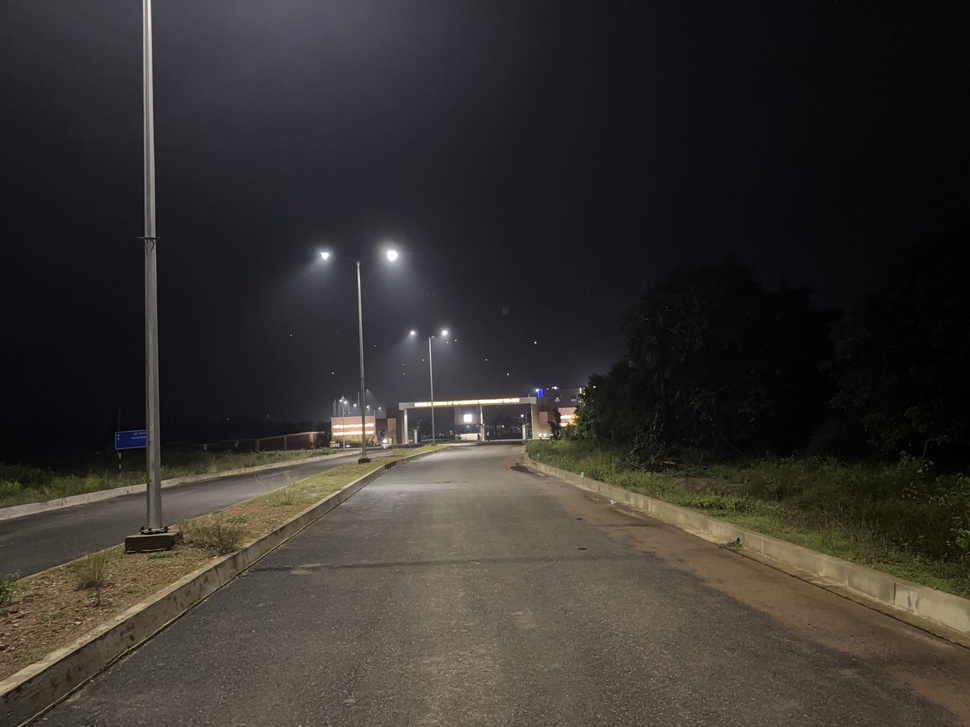
#> input picture images/re7.JPG, 970 x 727 px, shrunk from 4032 x 3024 before the run, found by its file name
$ python jpg.py
#> lines starting #> are read from the running program, lines starting #| are printed output that depends on the picture
import cv2
import numpy as np
from scipy.fftpack import dct
import heapq
from collections import Counter

# -----------------------------
# 1. COLOR TRANSFORM (RGB → YCbCr)
# -----------------------------
def rgb_to_ycbcr(img):
    img = img.astype(np.float32)

    Y  =  0.299*img[:,:,2] + 0.587*img[:,:,1] + 0.114*img[:,:,0]
    Cb = -0.1687*img[:,:,2] - 0.3313*img[:,:,1] + 0.5*img[:,:,0] + 128
    Cr =  0.5*img[:,:,2] - 0.4187*img[:,:,1] - 0.0813*img[:,:,0] + 128

    return Y, Cb, Cr


# -----------------------------
# 2. DOWN-SAMPLING (4:2:0)
# -----------------------------
def downsample(channel):
    return channel[::2, ::2]


# -----------------------------
# 3. BLOCK SPLITTING (8×8)
# -----------------------------
def split_blocks(channel):
    h, w = channel.shape
    blocks = []

    for i in range(0, h, 8):
        for j in range(0, w, 8):
            block = channel[i:i+8, j:j+8]

            if block.shape == (8, 8):
                blocks.append(block)

    return blocks


# -----------------------------
# 4. FORWARD DCT
# -----------------------------
def dct2(block):
    return dct(dct(block.T, norm='ortho').T, norm='ortho')


# -----------------------------
# 5. QUANTIZATION
# -----------------------------
Q = np.array([
 [16,11,10,16,24,40,51,61],
 [12,12,14,19,26,58,60,55],
 [14,13,16,24,40,57,69,56],
 [14,17,22,29,51,87,80,62],
 [18,22,37,56,68,109,103,77],
 [24,35,55,64,81,104,113,92],
 [49,64,78,87,103,121,120,101],
 [72,92,95,98,112,100,103,99]
])

def quantize(block):
    return np.round(block / Q).astype(int)


# -----------------------------
# 6. ZIGZAG SCAN
# -----------------------------
def zigzag(block):
    h, w = block.shape
    result = []

    for s in range(h + w - 1):  #s = diagonal index.
        if s % 2 == 0:  #Even diagonal → upward
            for i in range(s+1):
                j = s - i
                if i < h and j < w:
                    result.append(block[i][j])
        else:
            for i in range(s+1):
                j = s - i
                if j < h and i < w:
                    result.append(block[j][i])

    return result


# -----------------------------
# 7. HUFFMAN ENCODING
# -----------------------------
class Node:
    def __init__(self, symbol, freq):
        self.symbol = symbol
        self.freq = freq
        self.left = None
        self.right = None

    def __lt__(self, other):
        return self.freq < other.freq


def build_huffman(data):
    freq = Counter(data)
    heap = [Node(sym, f) for sym, f in freq.items()]
    heapq.heapify(heap)

    while len(heap) > 1:
        n1 = heapq.heappop(heap)
        n2 = heapq.heappop(heap)

        merged = Node(None, n1.freq + n2.freq)
        merged.left = n1
        merged.right = n2
        heapq.heappush(heap, merged)

    return heap[0]


def generate_codes(node, prefix="", codebook={}):
    if node is None:
        return

    if node.symbol is not None:
        codebook[node.symbol] = prefix

    generate_codes(node.left, prefix+"0", codebook)
    generate_codes(node.right, prefix+"1", codebook)

    return codebook


def huffman_encode(data):
    tree = build_huffman(data)
    codebook = generate_codes(tree)

    encoded = "".join(codebook[symbol] for symbol in data)

    return encoded, codebook


# -----------------------------
# MAIN JPEG COMPRESSION
# -----------------------------
def jpeg_compress(image_path):

    # Read image
#> called with image_path = 'test_sample/re7.JPG'
    img = cv2.imread(image_path)
#> img is the input picture: shape (727, 970, 3); mean B, G, R 47.6, 50.9, 54.3

    # Resize to multiple of 16
    h, w, _ = img.shape
    img = img[:h - h%16, :w - w%16]
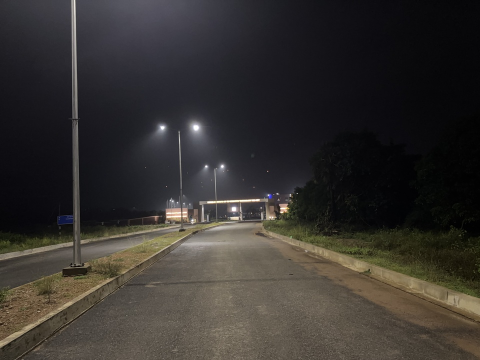
#> img: shape (720, 960, 3) (shown at 1/2 size); mean B, G, R 47.7, 50.9, 54.3

    # 1. Color Transform
    Y, Cb, Cr = rgb_to_ycbcr(img)
#> in rgb_to_ycbcr, `Y  =  0.299*img[:,:,2] + 0.587*img[:,:,1] + 0.114*img[:,:,0]`:
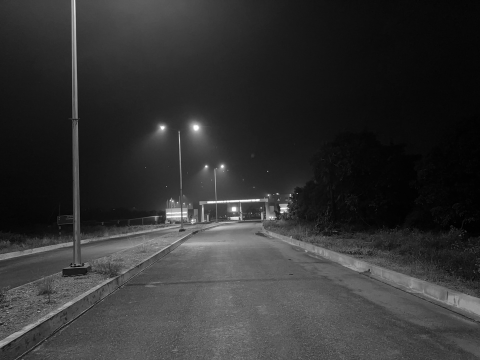
#> Y: shape (720, 960) float32 (shown at 1/2 size); min 0, max 255, mean 51.5
#> in rgb_to_ycbcr, `Cb = -0.1687*img[:,:,2] - 0.3313*img[:,:,1] + 0.5*img[:,:,0] + 128`:
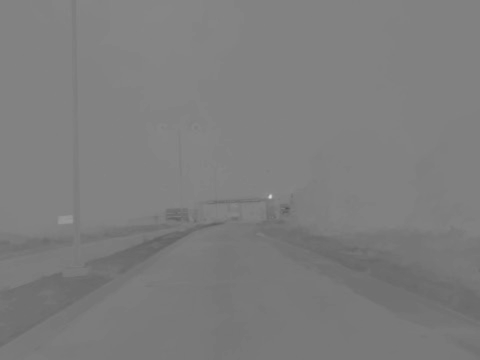
#> Cb: shape (720, 960) float32 (shown at 1/2 size); min 80.11, max 217.7, mean 125.8
#> in rgb_to_ycbcr, `Cr =  0.5*img[:,:,2] - 0.4187*img[:,:,1] - 0.0813*img[:,:,0] + 128`:
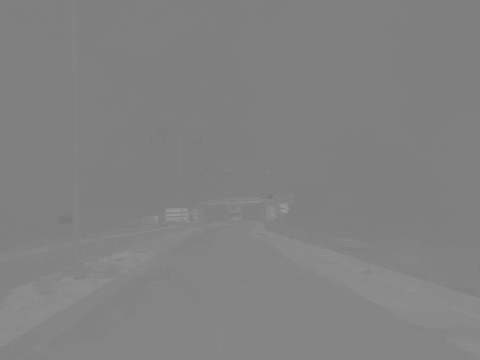
#> Cr: shape (720, 960) float32 (shown at 1/2 size); min 112.9, max 156, mean 130

    # 2. Downsample chroma
    Cb_ds = downsample(Cb)
    Cr_ds = downsample(Cr)

    channels = [Y, Cb_ds, Cr_ds]
    all_coeffs = []

    for ch in channels:

        # Level shift
        ch = ch - 128

        # 3. Split into 8×8 blocks
        blocks = split_blocks(ch)

        for block in blocks:

            # 4. Forward DCT
            dct_block = dct2(block)

            # 5. Quantization
            q_block = quantize(dct_block)

            # 6. Zigzag
            zz = zigzag(q_block)

            all_coeffs.extend(zz)
#> this loop made 3 passes
#> pass 2, in jpeg_compress, `ch = ch - 128`:
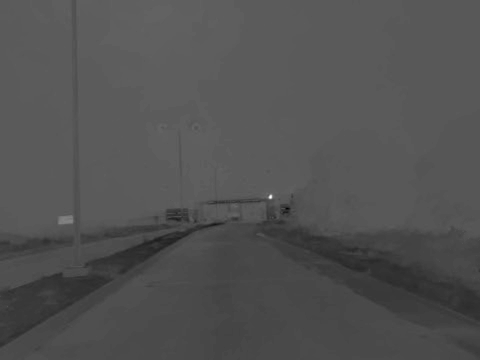
#> ch: shape (360, 480) float32; min -46.08, max 89.67, mean -2.1; drawn with min black and max white
#> pass 3, in jpeg_compress, `ch = ch - 128`:
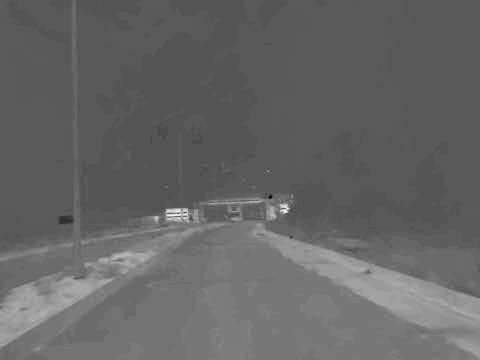
#> ch: shape (360, 480) float32; min -15.05, max 27.68, mean 2; drawn with min black and max white

    # 7. Huffman Encoding → Compressed Data
    bitstream, codebook = huffman_encode(all_coeffs)
#> the loop in build_huffman, `while len(heap) > 1:` made 108 passes

    return bitstream, codebook


# -----------------------------
# RUN
# -----------------------------
if __name__ == "__main__":
    import sys

    # Use command-line argument if provided, otherwise use test image
    if len(sys.argv) > 1:
        image_path = sys.argv[1]
    else:
        image_path = "test_sample/re7.JPG"

    print(f"Compressing: {image_path}")
    compressed_data, codes = jpeg_compress(image_path)

    print("Compressed Bitstream Length:", len(compressed_data))
#| Compressed Bitstream Length: 1257482
    print("Sample Bitstream (first 500 bits):")
    print(compressed_data[:500])
#> (printed output is left out)

$ run again, with images/re2.jpg copied over images/re7.JPG
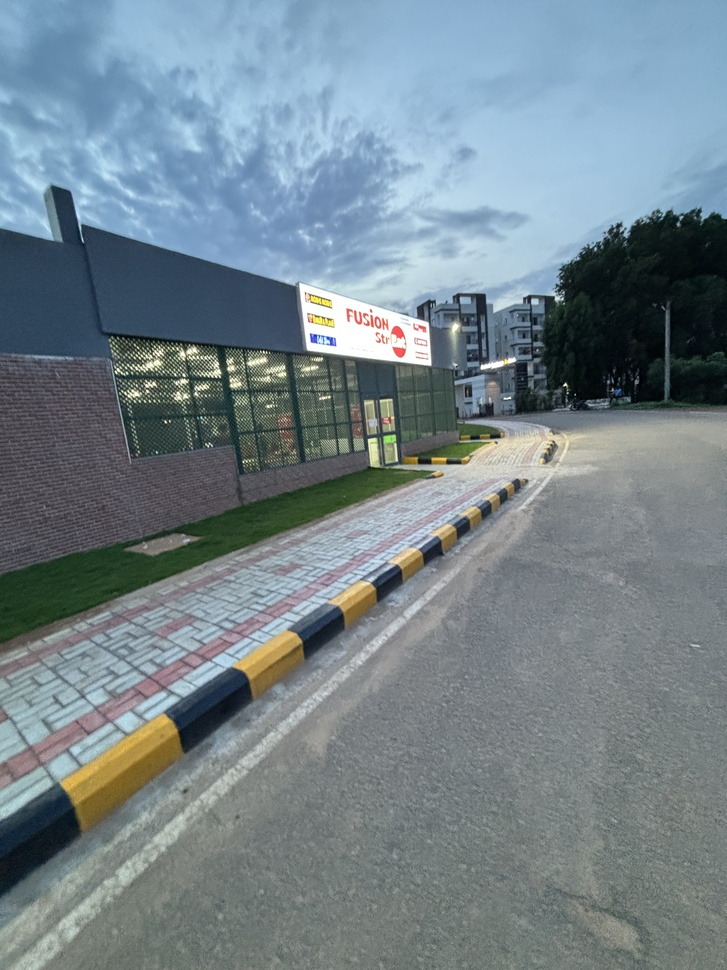
#> input picture images/re2.jpg, 727 x 970 px, shrunk from 3024 x 4032 before the run, found by its file name
#> in jpeg_compress, img is the input picture: shape (970, 727, 3); mean B, G, R 139, 131.8, 117
#> in rgb_to_ycbcr, `Cr =  0.5*img[:,:,2] - 0.4187*img[:,:,1] - 0.0813*img[:,:,0] + 128`:
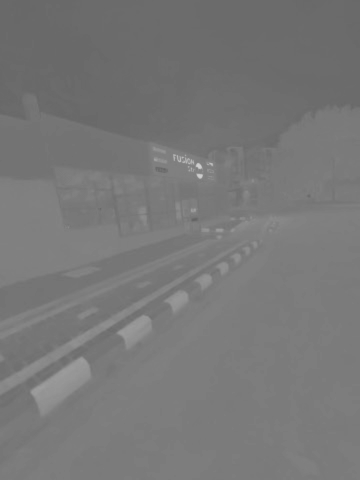
#> Cr: shape (960, 720) float32 (shown at 1/2 size); min 99.91, max 212.3, mean 120
#> the loop in jpeg_compress, `for ch in channels:` made 3 passes
#> pass 3, in jpeg_compress, `ch = ch - 128`:
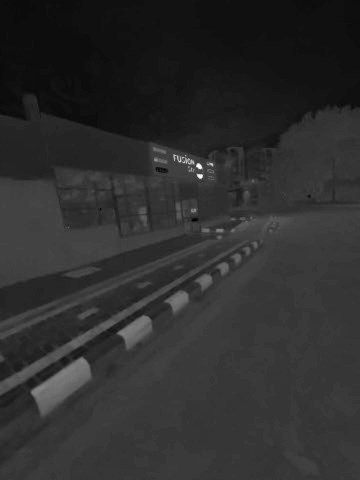
#> ch: shape (480, 360) float32; min -27.92, max 81.92, mean -8; drawn with min black and max white
#> the loop in build_huffman, `while len(heap) > 1:` made 122 passes
#| Compressed Bitstream Length: 1379515
#> (printed output is left out)

$ run again, with images/re4.jpg copied over images/re7.JPG
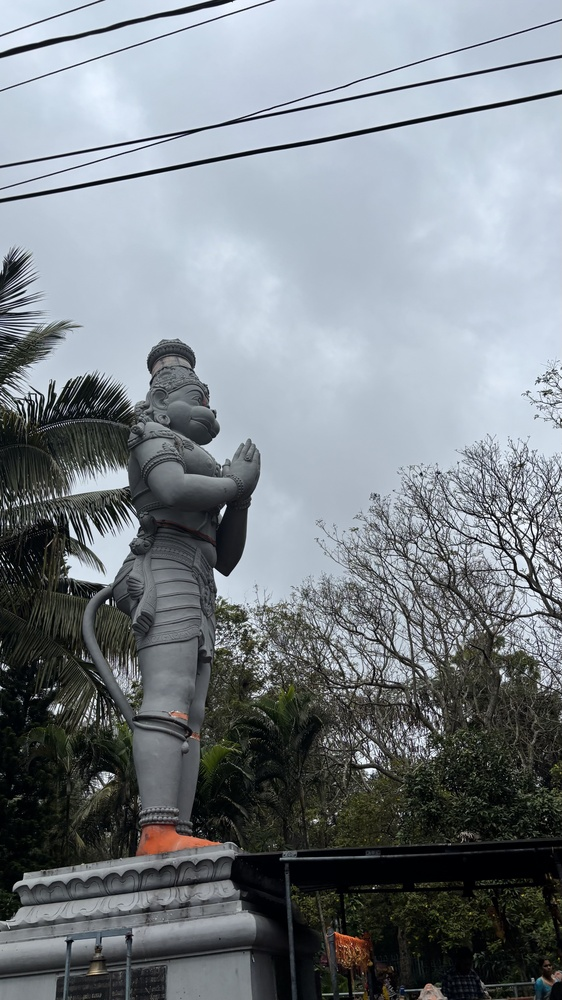
#> input picture images/re4.jpg, 562 x 1000 px, shrunk from 3213 x 5712 before the run, found by its file name
#> in jpeg_compress, img is the input picture: shape (1000, 562, 3); mean B, G, R 135.6, 129.7, 122.8
#> in rgb_to_ycbcr, `Cb = -0.1687*img[:,:,2] - 0.3313*img[:,:,1] + 0.5*img[:,:,0] + 128`:
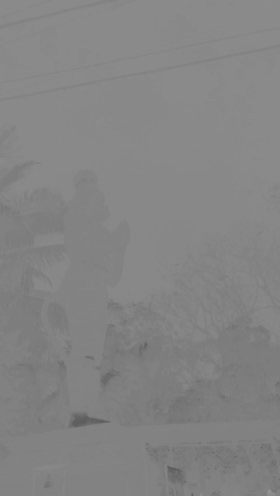
#> Cb: shape (992, 560) float32 (shown at 1/2 size); min 88.96, max 149.1, mean 132.1
#> the loop in jpeg_compress, `for ch in channels:` made 3 passes
#> pass 3, in jpeg_compress, `ch = ch - 128`:
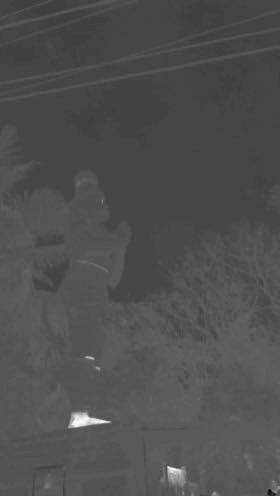
#> ch: shape (496, 280) float32; min -30.89, max 55.1, mean -3.9; drawn with min black and max white
#> the loop in build_huffman, `while len(heap) > 1:` made 123 passes
#| Compressed Bitstream Length: 1248948
#> (printed output is left out)
